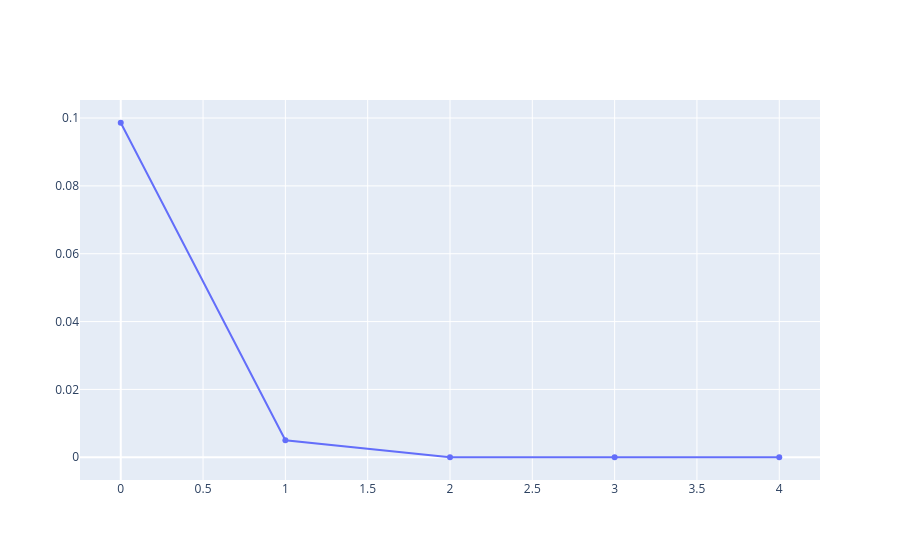

Notebook code cell kept with this figure:
### Markdown cell above
Постановка задачи

Найти вещественный корень уравнения:

$$ f(x) = x^m - a = 0 $$

где $a > 0$, $m \in \mathbb{N}$, $m \geq 2$.

Метод Чебышёва

Пусть $f(x)$ — достаточно гладкая функция, и $x_*$ — её корень $(f(x_*) = 0)$.  
Разложим обратную функцию $x = F(y)$ в ряд Тейлора в окрестности $y_0 = f(x_0)$:

$$ x = F(y) = F(y_0) + F'(y_0)(y - y_0) + \frac{F''(y_0)}{2!}(y - y_0)^2 + \dots + \frac{F^{(k)}(y_0)}{k!}(y - y_0)^k + \dots $$

Здесь $F$ — функция, обратная к $f$, т.е. $F(f(x)) = x$.  
В частности, для задачи $f(x) = x^m - a$ имеем:

$$ F(y) = (y + a)^{1/m} $$

Полагая $y = 0$ (так как ищем корень $f(x_*) = 0$), получаем итерационную формулу Чебышёва порядка $p$:

$$ x_{n+1} = x_n + \sum_{k=1}^{p} \frac{F^{(k)}(y_n)}{k!} (-y_n)^k $$

где $y_n = f(x_n)$.

Вычисление производных $F^{(k)}$

Для $F(y) = (y + a)^{1/m}$ производные вычисляются аналитически:

$$ F'(y) = \frac{1}{m}(y + a)^{1/m - 1} $$

$$ F''(y) = \frac{1}{m}\left(\frac{1}{m} - 1\right)(y + a)^{1/m - 2} $$

и в общем виде:

$$ F^{(k)}(y) = \left(\frac{1}{m}\right)\left(\frac{1}{m} - 1\right)\dots\left(\frac{1}{m} - k + 1\right)(y + a)^{1/m - k} $$

В коде производные вычисляются символьно с использованием библиотеки SymPy.

Алгоритм


## Алгоритм

1. Задать начальное приближение $x_0$, порядок метода $p$, точность $\varepsilon$, максимальное число итераций $N_{\max}$.

2. Для $n = 0, 1, \dots, N_{\max}$:
   1. Вычислить $y_n = x_n^m - a$.
   2. Вычислить производные $F^{(k)}(y_n)$ для $k = 1, \dots, p$.
   3. Найти новое приближение:
   
   $$ x_{n+1} = x_n + \sum_{k=1}^{p} \frac{F^{(k)}(y_n)}{k!} (-y_n)^k $$
   
   4. Если $|x_{n+1} - x_n| < \varepsilon$, остановиться.

3. Вывести приближённое решение $x_{n+1}$ и историю итераций.


<!-- Исследование сходимости

Пусть $x_*$ — точный корень $(x_* = a^{1/m})$.  
Абсолютная ошибка на $n$-й итерации:

$$ e_n = |x_n - x_*| $$

Для метода Чебышёва порядка $p$ скорость сходимости вблизи корня оценивается как:

$$ e_{n+1} = O(e_n^{p+1}) $$

при условии достаточной гладкости функции $F(y)$ и близости начального приближения к корню. -->

### Code cell
import sympy as sp
import math
import matplotlib.pyplot as plt
import plotly.graph_objects as go
import numpy as np


x_sym = sp.symbols('x')

# def F(x_val, a, m):
#     # return (x_val + a)**(1/m)
#     return math.log(x_val+a)

# def nth_derivative(n, a, m):
#     F_sym = (x_sym + a)**(1/m)
#     F_n_sym = sp.diff(F_sym, x_sym, n)
#     return sp.lambdify(x_sym, F_n_sym, 'math')

def cheb(a, m, x0, order=2, max_iter=100, tol=1e-10):
    x = x0
    # y = np.exp(x)-a

    history = [x]  
    
    for iter in range(max_iter):
        # y = x**m - a
        y=np.exp(x) - a
        # x_new = x
        
        # for k in range(1, order+1):
        #     deriv = nth_derivative(k, a, m)  
        #     x_new += deriv(y) / math.factorial(k) * (-y)**k
        # x_new = np.log(y+a) - y/(y+a) - (y**2)/(2*(y+a)**2) - (y**3)/(3*(y+a)**3)
        x_new = np.log(y+a) - y/(y+a) - 0*(y**2)/(2*(y+a)**2) - (0*y**3)/(3*(y+a)**3)


        
        history.append(x_new)
        # print(x_new)
        
        
        if abs(x_new - x) < tol:
            print(f"Метод сошелся за {iter + 1} итераций для order = {order}")
            # print(f'x**m - a = {x_new**m - a}')
            print()
            return x, history


        x = x_new
    print(f"Метод не сошелся за {max_iter} итераций для order = {order}")
    return x, history

# Параметры
a = 3
m = 1
x0 = 1
# orders = [1,2,3,4,5]
orders = [3]


# exact_root = a**(1/m)
exact_root = np.log(a)
fig = go.Figure()

for order in orders:
    root, history = cheb(a, m, x0, order=order)
    errors = [(x - exact_root) for x in history]
    
    fig.add_trace(go.Scatter(
        x=list(range(len(errors))),
        y=np.abs(errors),
        mode='lines+markers',
        name=f'{order} члена'
    ))

# fig.update_layout(
#     title=f'График ошибки приближений для корня {m}-й степени из {a}',
#     xaxis_title='Итерация',
#     yaxis_title='Абсолютная ошибка',
# )

fig.show()

### Figure 1 — Plotly figure (JSON) as saved in the notebook; plotly's stock layout.template omitted (floating-point values rounded to 4 significant figures)
{"data": [{"mode": "lines+markers", "name": "3 члена", "type": "scatter", "x": [0, 1, 2, 3, 4], "y": [0.09861, 0.005026, 1.261e-05, 7.95e-11, 2.22e-16]}], "layout": {}}
